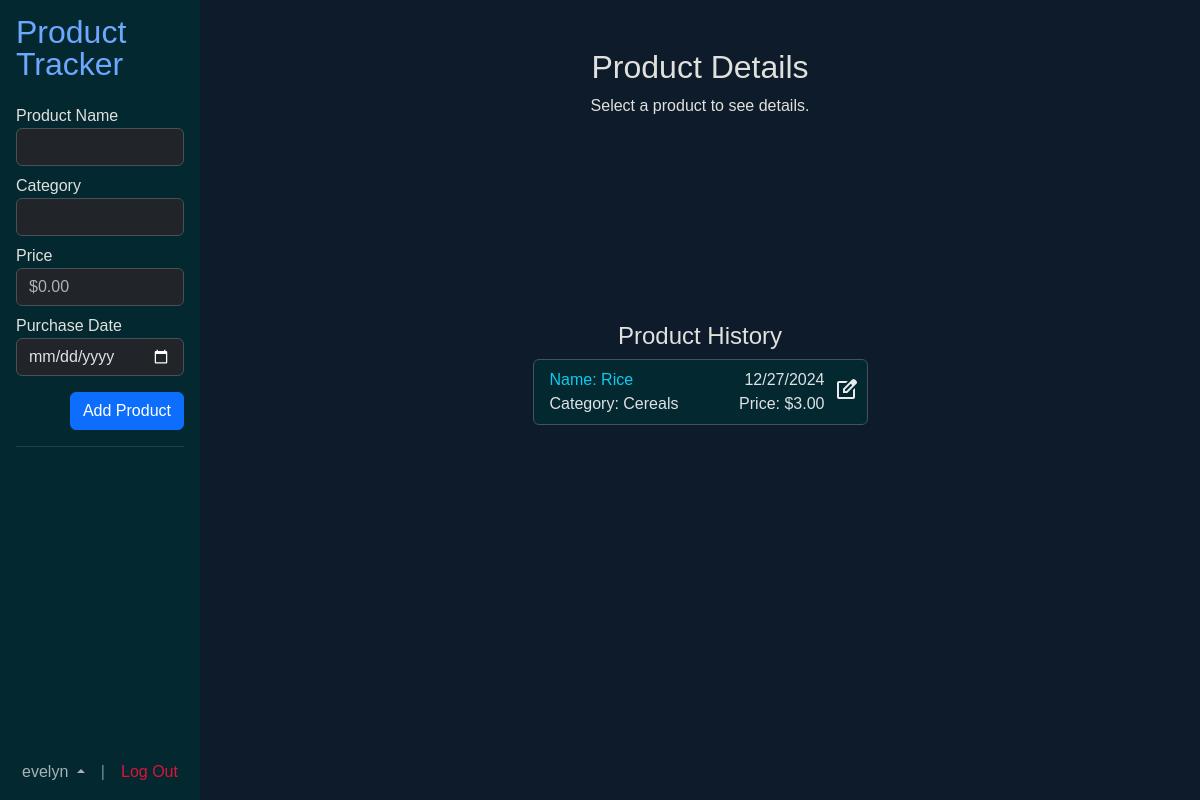
/ (signed in), run on the app's committed database.
### tables this page shows
CREATE TABLE users (
id       INTEGER NOT NULL PRIMARY KEY AUTOINCREMENT,
username TEXT NOT NULL UNIQUE,
pwd      TEXT NOT NULL
);

CREATE TABLE history (
id         INTEGER NOT NULL PRIMARY KEY AUTOINCREMENT,
user_id    INTEGER NOT NULL,
item_id    INTEGER NOT NULL,
t_date INTEGER NOT NULL DEFAULT CURRENT_TIMESTAMP,
price      NUMERIC NOT NULL,
    FOREIGN KEY (user_id) REFERENCES users(id)
        ON UPDATE CASCADE
        ON DELETE CASCADE,
    FOREIGN KEY (item_id) REFERENCES items(id)
        ON UPDATE CASCADE
        ON DELETE CASCADE
);

CREATE TABLE items (
id        INTEGER NOT NULL PRIMARY KEY AUTOINCREMENT,
item_name TEXT NOT NULL UNIQUE,
cat_id    INTEGER NOT NULL,
    FOREIGN KEY (cat_id) REFERENCES categories(id)
    ON UPDATE CASCADE
    ON DELETE CASCADE
);

CREATE TABLE categories (
id       INTEGER NOT NULL PRIMARY KEY AUTOINCREMENT,
cat_name TEXT NOT NULL UNIQUE
);

### app.py (the view)
@app.route("/", methods=["GET"])
@login_required
def index():
    categories = db.execute(text(
        "SELECT id, cat_name AS name FROM categories"
    )).fetchall()
    db.commit()
    products = db.execute(text(
        """SELECT history.id AS hist_id, items.id, item_name AS name, cat_name AS category, price, t_date, username FROM history
            JOIN users ON user_id = users.id
            JOIN items ON item_id = items.id
            JOIN categories ON items.cat_id = categories.id
            WHERE user_id = :user
            ORDER BY t_date DESC"""
    ), {"user": session["user_id"]}).fetchall()
    db.commit()
    try:
        username = db.execute(text(
            "SELECT username FROM users WHERE id = :id"
        ), {"id": session['user_id']}).fetchone().username
    except:
        session.clear()
        return redirect("/")
    return render_template("index.html", products=products, categories=categories, username=username)

### app.py (called while the page is built)
def usd(value):
    return f"${value:,.2f}"

def date_format(pattern, value):
    return time.strftime(pattern, time.localtime(value))

def login_required(f):
    @wraps(f)
    def decorated_function(*args, **kwargs):
        if session.get("user_id") is None:
            return redirect("/login")
        return f(*args, **kwargs)
    return decorated_function

### templates/index.html (shortened to what this page needs)
{% extends "layout.html" %}
{% block main %}
	<div class="d-flex h-100 p-0 m-0">
		<div class="offcanvas-sm" style="width:200px"></div>
		<nav class="offcanvas-sm offcanvas-start p-3 h-100 bg-info-subtle" style="width: 200px; position: fixed;" tabindex="-1" id="offcanvasResponsive" aria-labelledby="offcanvasResponsiveLabel">
            <div class="offcanvas-body-sm" style="height: 60%">
				<h2 class="offcanvas-title mb-4 lh-1"><a href="/">Product Tracker</a></h2>
				<form method="POST" action="{{ url_for('add_product')}}">
					<div class="form-group mb-2">
						<label for="name">Product Name</label>
						<input type="text" class="form-control" id="name" name="name" required autocomplete="name">
					</div>
					<div class="form-group mb-2">
						<label for="category">Category</label>
						<input name="category" class="form-control" list="datalistOptions" id="category" required>
					</div>
					<div class="form-group mb-2">
						<label for="price">Price</label>
						<input type="number" class="form-control" id="price" name="price" required step="0.01" min="0" placeholder="$0.00">
					</div>
					<div class="form-group mb-2">
						<label for="date">Purchase Date</label>
						<input type="date" class="form-control" id="date" name="date" required>
					</div>
					<div class="form-group mb-3 pt-2 text-end">
						<button type="submit" class="btn btn-primary">Add Product</button>
					</div>
				</form>
				<hr style="color: #778DA9">
			</div>
			<div id="user-div" class="offcanvas-footer d-flex justify-content-center align-items-end dropup" style="height:40%">
				<a class="text-muted dropdown-toggle" data-bs-toggle="dropdown" aria-expanded="false" style="cursor: pointer">{{ username }} </a>
				<a class="px-3" style="color: #778DA9">|</a>
				<a href="/logout" style="color: #DC143C">Log Out</a>
			</div>
		</nav>
		<div class="text-center mx-auto p-2 pt-5">
			<div class="text-start pb-4" style="height: 250px; width: 335px;">
				{% if selected_product %}
					<h2 class="pb-4 text-center">Product Details</h2>
					<h4>{{ selected_product.name.capitalize() }}</h3>
					<p>Category: {{ selected_product.category.capitalize() }}</p>
					<p>Price: {{ usd(selected_product.price) }}</p>
					<p>Average Days Between Purchases: {{ avg_days }} days</p>
				{% else %}
					<div class="text-center">
						<h2>Product Details</h2>
						<p>Select a product to see details.</p>
					</div>
				{% endif %}
			</div>
			<div class="mt-4 mx-auto pb-4" style="width: 335px;">
				<h4>Product History</h4>
				<ul id="product-list" class="list-group">
					{% if products %}
						{% for product in products %}
							<li class="bg-info-subtle d-flex list-group-item pb-2 pe-0">
								<div class="w-100 text-start">
									<a href="{{ url_for('product', id=product.hist_id) }}" class="text-body">
										<div class="row">
											<div class="col-auto text-info">Name: {{ product.name.capitalize() }}</div>
											<div class="col text-end">{{ date_format("%m/%d/%Y", product.t_date) }}</div>
										</div>
										<div class="row">
											<div class="col-auto">Category: {{ product.category.capitalize() }}</div>
											<div class="col text-end">Price: {{ usd(product.price) }}</div>
										</div>
									</a>
								</div>
								<div>
									<button name="edit" value="{{ product.hist_id }}" class="btn p-2 pb-0 pt-2" data-bs-toggle="modal" data-bs-target="#modal" data-bs-name="{{ product.name.capitalize() }}">
									</button>
								</div>
							</li>
						{% endfor %}
					{% else %}
							<p>No Products</p>
					{% endif %}
				</ul>
			</div>
		</div>
    </div>
{% endblock %}

### templates/layout.html (style rules this page uses)
body { background-color: #0D1B2A; font-family: 'montserrat', sans-serif; color: #E0E1DD; height: 100vh; }
a { text-decoration: none; }

### data on the page
users: username "evelyn"
history: name "Rice", t_date "12/27/2024", category "Cereals", price "$3.00"
